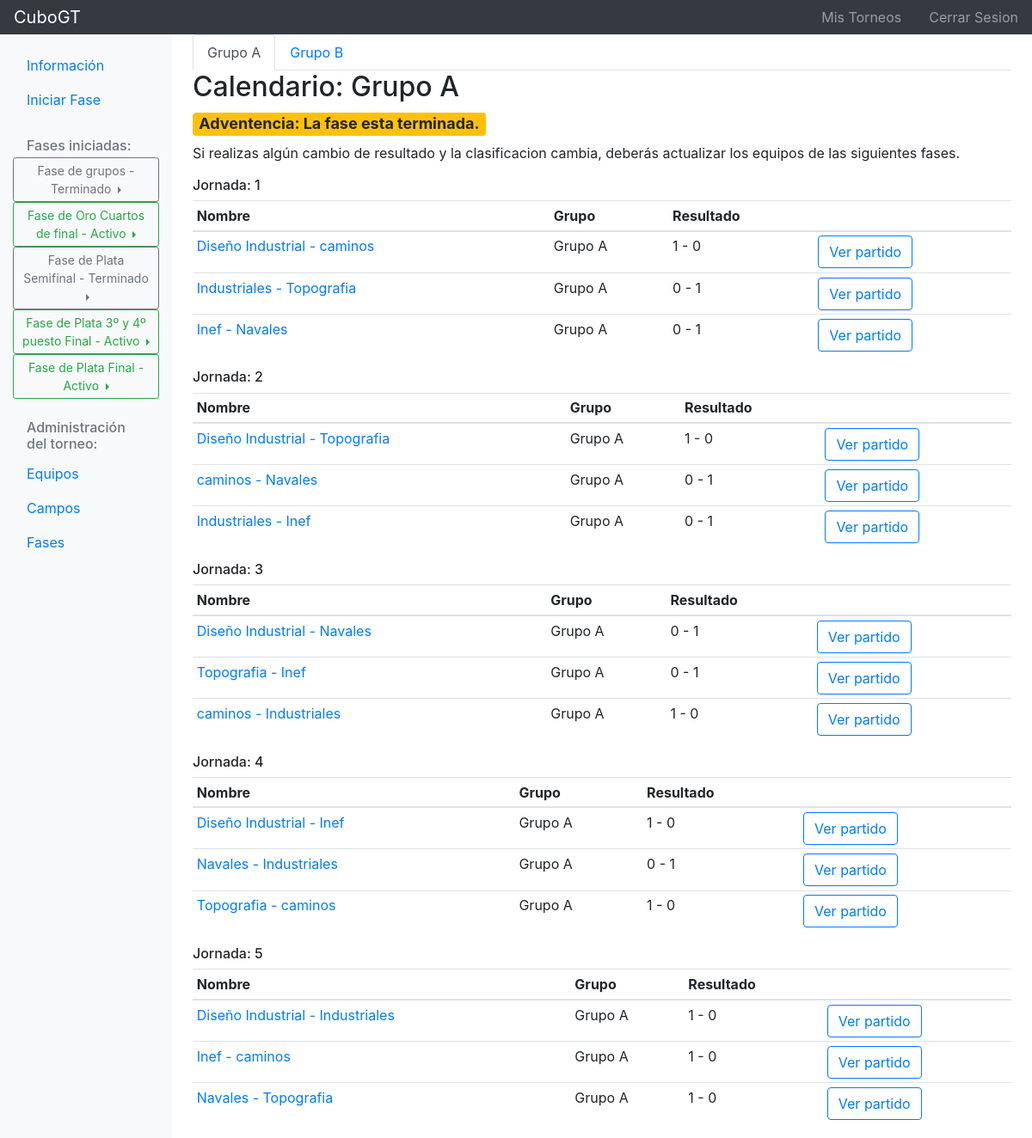
The app's page /es/gt/torneo/13/fase/58/calendario (signed in) with its own data.
### cubogt/models.py (models this page shows, shortened)
class Fase(models.Model):
	torneo = models.ForeignKey('Torneo', on_delete=models.CASCADE)
	equipos = models.ManyToManyField('Equipo')
	campos = models.ManyToManyField('Campo')
	numero_activacion = models.IntegerField(null=True, default=None)
	nombre = models.CharField(max_length=100)
	prefijo_eliminatoria = models.CharField(max_length=100, default=nombre)
	tipo_fase = models.IntegerField(choices=TIPO_FASE)
	numero_equipos_max = models.IntegerField(null=True, blank=True)
	doble_partido = models.BooleanField()
	numero_sets = models.IntegerField(null=True)
	numero_puntos = models.IntegerField(null=True)
	puntos_maximos = models.IntegerField(null=True, blank=True)
	estado = models.IntegerField(choices=ESTADO_CHOICES, default=CREACION)
	UPD = models.DateTimeField(auto_now=True)
	NWD = models.DateTimeField(auto_now_add=True)
	class Meta:
		ordering = ["numero_activacion", "nombre"]
	def __str__(self):
		return self.nombre

class Grupo(models.Model):
	fase = models.ForeignKey('Fase', on_delete=models.CASCADE)
	nombre = models.CharField(max_length=50)
	equipos = models.ManyToManyField('Equipo', through='Clasificacion')
	UPD = models.DateTimeField(auto_now=True)
	NWD = models.DateTimeField(auto_now_add=True)
	class Meta:
		ordering = ["nombre"]
	def __str__(self):
		return self.nombre

class Partido(models.Model):
	grupo = models.ForeignKey('Grupo', on_delete=models.CASCADE)
	equipo_local = models.ForeignKey('Equipo', on_delete=models.CASCADE, related_name="local_equipo")
	equipo_visitante = models.ForeignKey('Equipo', on_delete=models.CASCADE, related_name="visitante_equipo")
	arbitro = models.ForeignKey('Equipo', on_delete=models.CASCADE, related_name="arbitro", null=True, default=None)
	ganador = models.ForeignKey('Equipo', on_delete=models.CASCADE, related_name="ganador", null=True, default=None)
	resultado_local = models.IntegerField(default=0)  # Fulbol, baloncesto, waterpolo...
	resultado_visitante = models.IntegerField(default=0)  # Fulbol, baloncesto, waterpolo...
	campo = models.ForeignKey('Campo', on_delete=models.CASCADE, null=True)
	jornada = models.IntegerField()
	estado = models.IntegerField(choices=ESTADO_PARTIDO_CHOICES, default=ESPERA)
	UPD = models.DateTimeField(auto_now=True)
	NWD = models.DateTimeField(auto_now_add=True)
	class Meta:
		ordering = ["jornada", "grupo"]
	def __str__(self):
		return '%s - %s' % (self.equipo_local, self.equipo_visitante)
	def get_numero_sets_local(self):
		return Set.objects.filter(partido=self, ganador=self.equipo_local).count()
	def get_numero_sets_visitante(self):
		return Set.objects.filter(partido=self, ganador=self.equipo_visitante).count()
	def get_resultado_label(self):
		if self.estado != ESPERA:
			if self.grupo.fase.torneo.deporte.set:
				sets_local = self.get_numero_sets_local()
				sets_visitante = self.get_numero_sets_visitante()
				label = '%d - %d' % (sets_local, sets_visitante)
			else:
				label = '%d - %d' % (self.resultado_local, self.resultado_visitante)
			if self.estado == JUGANDO:
				label = _("%(resultado)s (Jugando)") % {'resultado': label}
		else:
			label = _("Pendiente")
		return label

class Equipo(models.Model):
	nombre = models.CharField(max_length=50)
	correo = models.EmailField(max_length=50)
	integrantes = models.ManyToManyField(User, through='Jugador')
	UPD = models.DateTimeField(auto_now=True)
	NWD = models.DateTimeField(auto_now_add=True)
	class Meta:
		ordering = ["nombre"]
	def __str__(self):
		return self.nombre

class Torneo(models.Model):
	equipos = models.ManyToManyField('Equipo')
	deporte = models.ForeignKey('Deporte', on_delete=models.CASCADE)
	nombre = models.CharField(max_length=100)
	usuario = models.ForeignKey(User, on_delete=models.CASCADE)
	estado = models.IntegerField(choices=ESTADO_CHOICES, default=CREACION)
	fecha = models.DateField()
	descripcion = models.CharField(max_length=255, blank=True)
	numero_equipos_max = models.IntegerField(null=True, blank=True)
	UPD = models.DateTimeField(auto_now=True)
	NWD = models.DateTimeField(auto_now_add=True)
	class Meta:
		ordering = ["fecha"]

class Deporte(models.Model):
	nombre = models.CharField(max_length=15, choices=DeporteChoices.choices, default=DeporteChoices.VOLEIBOL)
	juego = models.BooleanField()
	set = models.BooleanField()
	punto = models.BooleanField(default=False)
	class Meta:
		ordering = ["nombre"]

### cubogt/views/partido_views.py (the view)
# urls.py: path('torneo/<int:torneo_id>/fase/<int:fase_id>/calendario', partido_views.partido_calendario, name='partido_calendario'),
def partido_calendario(request, torneo_id, fase_id):
	return partido_calendario_grupo(request, torneo_id, fase_id, None)

### cubogt/controller/FaseController.py (called while the page is built)
def get_fases_activas_terminadas(torneo):
	fases_activas_terminadas = Fase.objects.filter(torneo=torneo).exclude(estado=CREACION)
	return fases_activas_terminadas

### cubogt/controller/PartidoController.py (called while the page is built)
def calcular_rondas(fase, grupo):
	n_equipos = grupo.equipos.count()
	if (n_equipos % 2) == 0:
		rondas = n_equipos - 1
	else:
		rondas = n_equipos
	if fase.doble_partido:
		rondas *= 2
	return rondas

def get_partidos_jornadas_grupo(grupo):
	jornadas_list = []
	jornadas = calcular_rondas(grupo.fase, grupo)
	for n_jornada in range(1, jornadas + 1):
		partidos_jornada_list = Partido.objects.filter(grupo=grupo, jornada=n_jornada)
		aux = [n_jornada, partidos_jornada_list]
		jornadas_list.append(aux)
	return jornadas_list

### cubogt/views/partido_views.py (called while the page is built)
def partido_calendario_grupo(request, torneo_id, fase_id, grupo_id):
	torneo = get_object_or_404(Torneo, pk=torneo_id)
	fase = get_object_or_404(Fase, pk=fase_id, torneo=torneo)
	if grupo_id:
		grupo_actual = get_object_or_404(Grupo, pk=grupo_id, fase=fase)
	else:
		grupo_actual = fase.grupo_set.first()
	grupo_list=fase.grupo_set.all()
	partido_list = PartidoController.get_partidos_jornadas_grupo(grupo_actual)
	fase_activa_terminada_list = FaseController.get_fases_activas_terminadas(torneo)
	context = {'torneo': torneo, 'fase_activa_terminada_list': fase_activa_terminada_list, 'fase': fase,
			   'grupo_list': grupo_list, 'partido_list': partido_list, 'grupo_actual': grupo_actual}
	return render(request, 'cubogt/fase_activa/calendario/calendario.html', context)

### cubogt/templates/cubogt/fase_activa/calendario/calendario.html (shortened to what this page needs)
{% extends "cubogt/base/body/navbar_lateral/navbar_torneo.html" %}
{% load i18n %}
{% block content %}
    {% if grupo_list.count > 1 %}
        <ul class="nav nav-tabs">
            {% for grupo in grupo_list %}
                {% if grupo_actual.id == grupo.id %}
                    <li class="nav-item">
                        <a class="nav-link active"
                           href="{% url 'partido_calendario_grupo' torneo.id fase.id grupo.id %}">{{ grupo }}</a>
                    </li>
                {% else %}
                    <li class="nav-item">
                        <a class="nav-link"
                           href="{% url 'partido_calendario_grupo' torneo.id fase.id grupo.id %}">{{ grupo }}</a>
                    </li>
                {% endif %}
            {% endfor %}
        </ul>
    {% endif %}
    <h2>{% trans "Calendario: " %}{{ grupo_actual }}</h2>
    {% if fase.estado == TERMINADO %}
        <div>
            <h4><span class="badge badge-warning">{% trans "Adventencia: La fase esta terminada." %}</span></h4>
            <p>
            </p>
        </div>
    {% endif %}
    {% for n_jornada,jornada_list in partido_list %}
        <h6>{% trans "Jornada: " %}{{ n_jornada }}</h6>
        <table class="table table-sm table-hover">
            <thead>
            <tr>
                <th>{% trans "Nombre" %}</th>
                <th>{% trans "Grupo" %}</th>
                <th>{% trans "Resultado" %}</th>
                <th></th>
            </tr>
            </thead>
            <tbody>
            {% for partido in jornada_list %}
                <tr>
                    <td><a id="partido{{ partido.id }}" class="partido" href="#">{{ partido }}</a></td>
                    <td>{{ partido.grupo }}</td>
                    <td>{{ partido.get_resultado_label }}</td>
                    <td>
                        <a type="button" class="btn btn-outline-primary"
                           href="{% url 'partido_ver' torneo.id fase.id grupo_actual.id partido.id %}">{% trans "Ver partido" %}</a>
                    </td>
                <tr>
            {% endfor %}
            </tbody>
        </table>
    {% endfor %}
{% endblock content %}

### cubogt/templates/cubogt/base/body/navbar_lateral/navbar_torneo.html (shortened to what this page needs)
{% extends "cubogt/base/body/navbar_lateral/navbar.html" %}
{% load i18n %}
{% block nav_lateral %}
    <ul class="nav flex-column">
        <li class="nav-item">
            <a class="nav-link active" href="{% url 'torneo' torneo.id %}">
                {% trans "Información" %} <span class="sr-only">(current)</span>
            </a>
        </li>
        <li class="nav-item">
            <a class="nav-link" href="{% url 'fase_iniciar_lista' torneo.id %}">
                {% trans "Iniciar Fase" %}
            </a>
        </li>
        {% if fase_activa_terminada_list %}
            <h6 class="sidebar-heading d-flex justify-content-between align-items-center px-3 mt-4 mb-1 text-muted">
                <span>{% trans "Fases iniciadas:" %}</span>
            </h6>
            {% for fase in fase_activa_terminada_list %}
                  <div class="btn-group dropright">
                        {% if fase.estado == ACTIVO %}
                            <div class="btn btn-outline-success btn-sm dropdown-toggle" style="white-space: normal;" data-toggle="dropdown" aria-haspopup="true" aria-expanded="false">
                        {% else %}
                            <div class="btn btn-outline-secondary btn-sm dropdown-toggle" style="white-space: normal;" data-toggle="dropdown" aria-haspopup="true" aria-expanded="false">
                        {% endif %}
                            {{ fase.nombre }} - {{ fase.get_estado_display }}
                            </div>
                    </div>
            {% endfor %}
        {% endif %}
    </ul>
    <h6 class="sidebar-heading d-flex justify-content-between align-items-center px-3 mt-4 mb-1 text-muted">
        <span>{% trans "Administración del torneo:" %}</span>
    </h6>
    <ul class="nav flex-column mb-2">
        <li class="nav-item">
            <a class="nav-link" href="{% url 'equipo_lista' torneo.id %}">
                {% trans "Equipos" %}
            </a>
        </li>
        <li class="nav-item">
            <a class="nav-link" href="{% url 'campo_lista' torneo.id %}">
                {% trans "Campos" %}
            </a>
        </li>
        <li class="nav-item">
            <a class="nav-link" href="{% url 'fase_lista' torneo.id %}">
                {% trans "Fases" %}
            </a>
        </li>
    </ul>
{% endblock nav_lateral %}

### records on screen
Fase: nombre "Fase de grupos", estado "Terminado"
Fase: nombre "Fase de Oro Cuartos de final", estado "Activo"
Fase: nombre "Fase de Plata Semifinal", estado "Terminado"
Fase: nombre "Fase de Plata 3º y 4º puesto Final", estado "Activo"
Fase: nombre "Fase de Plata Final", estado "Activo"
Grupo: nombre "Grupo A"
Grupo: nombre "Grupo B"
Partido: equipo_local+equipo_visitante "Diseño Industrial - caminos", grupo "Grupo A", get_resultado_label "1 - 0"
Partido: equipo_local+equipo_visitante "Industriales - Topografia", grupo "Grupo A", get_resultado_label "0 - 1"
Partido: equipo_local+equipo_visitante "Inef - Navales", grupo "Grupo A", get_resultado_label "0 - 1"
Partido: equipo_local+equipo_visitante "Diseño Industrial - Topografia", grupo "Grupo A", get_resultado_label "1 - 0"
Partido: equipo_local+equipo_visitante "caminos - Navales", grupo "Grupo A", get_resultado_label "0 - 1"
Partido: equipo_local+equipo_visitante "Industriales - Inef", grupo "Grupo A", get_resultado_label "0 - 1"
Partido: equipo_local+equipo_visitante "Diseño Industrial - Navales", grupo "Grupo A", get_resultado_label "0 - 1"
Partido: equipo_local+equipo_visitante "Topografia - Inef", grupo "Grupo A", get_resultado_label "0 - 1"
Partido: equipo_local+equipo_visitante "caminos - Industriales", grupo "Grupo A", get_resultado_label "1 - 0"
Partido: equipo_local+equipo_visitante "Diseño Industrial - Inef", grupo "Grupo A", get_resultado_label "1 - 0"
Partido: equipo_local+equipo_visitante "Navales - Industriales", grupo "Grupo A", get_resultado_label "0 - 1"
Partido: equipo_local+equipo_visitante "Topografia - caminos", grupo "Grupo A", get_resultado_label "1 - 0"
Partido: equipo_local+equipo_visitante "Diseño Industrial - Industriales", grupo "Grupo A", get_resultado_label "1 - 0"
Partido: equipo_local+equipo_visitante "Inef - caminos", grupo "Grupo A", get_resultado_label "1 - 0"
Partido: equipo_local+equipo_visitante "Navales - Topografia", grupo "Grupo A", get_resultado_label "1 - 0"

### other values on screen
{{ n_jornada }} "1" "2" "3" "4" "5"
